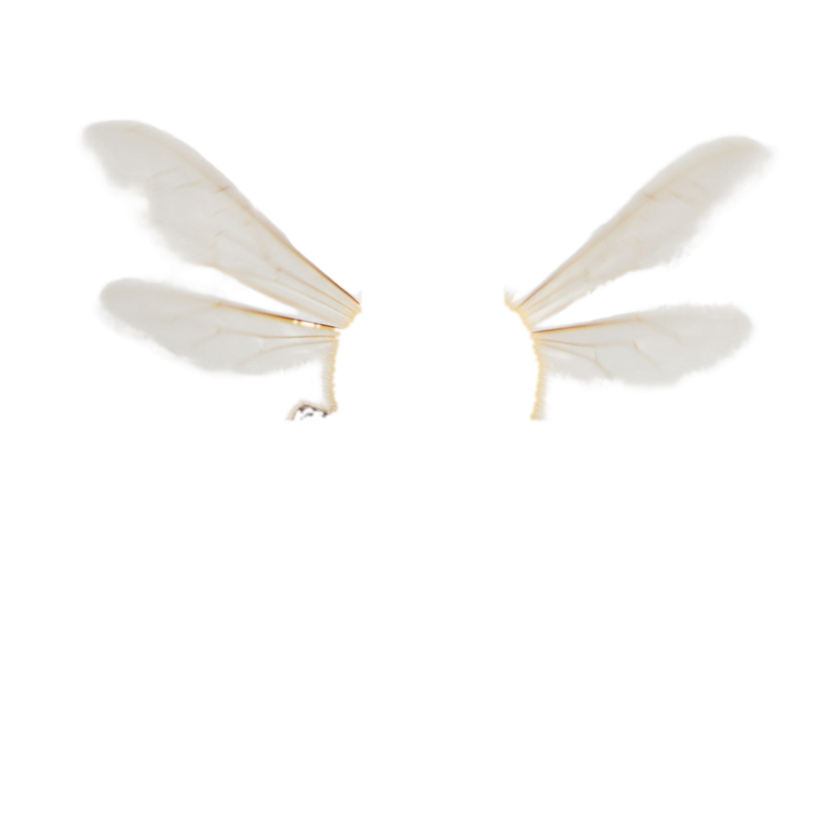
#> input picture projects/bees/assets/bee-front-wings.png, 840 x 840 px, shrunk from 1400 x 1400 before the run, given as the content of the folder ../assets/bee-front-wings.png, which was not available
$ python soften_shadow.py ../assets/bee-front-wings.png 1.0
#> lines starting #> are read from the running program, lines starting #| are printed output that depends on the picture; after the words box and inside, x2 and y2 are one past the last pixel; in counts of white or black regions, pixels touching at a corner belong together; pictures that were not available may be replaced by others from this repository, and a replacement may not be noted
# ظل الـ shadow catcher بـ Cycles بيطلع عريض وغامق (بيبين لطخة رمادية فوق الحقل): منخففه ومنقصّره.
#   .venv/bin/python projects/bees/blender/soften_shadow.py <dir> [strength=0.45]
import sys, glob
import numpy as np
from PIL import Image
k = float(sys.argv[2]) if len(sys.argv) > 2 else 0.45
for p in sorted(glob.glob(sys.argv[1] + '/*.png')):
    a = np.asarray(Image.open(p).convert('RGBA')).astype(np.float32)
    rgb, al = a[..., :3], a[..., 3]
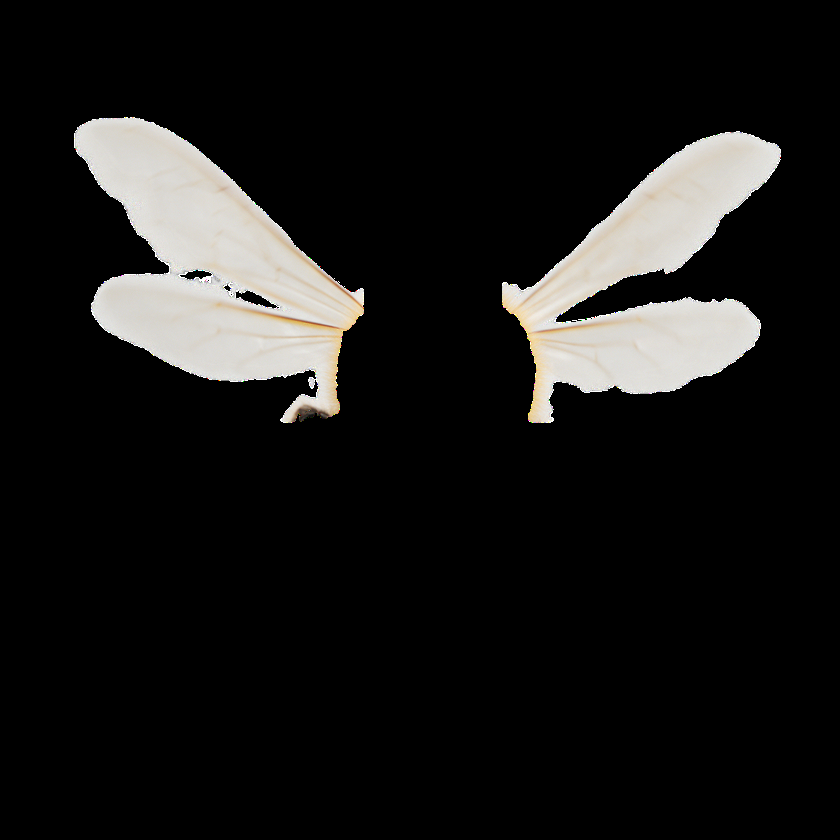
#> rgb: shape (840, 840, 3) float32; mean R, G, B 25.7, 25.1, 24.1
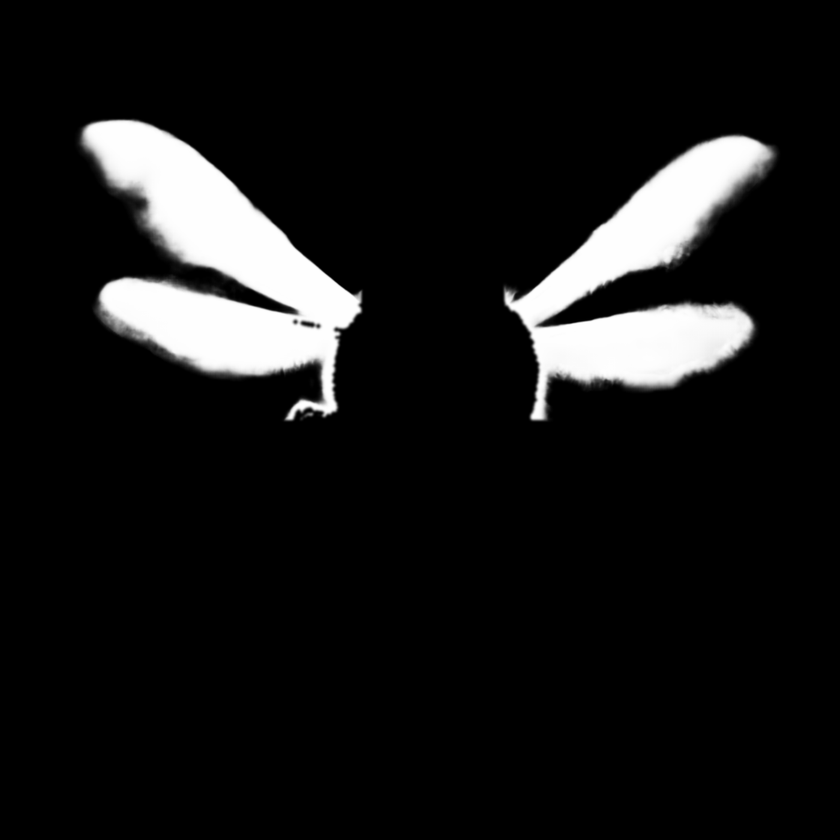
#> al: shape (840, 840) float32; min 0, max 255, mean 23.4
    sh = (rgb.max(-1) < 30) & (al < 250)          # بكسلات الظل: سودا ونص شفافة
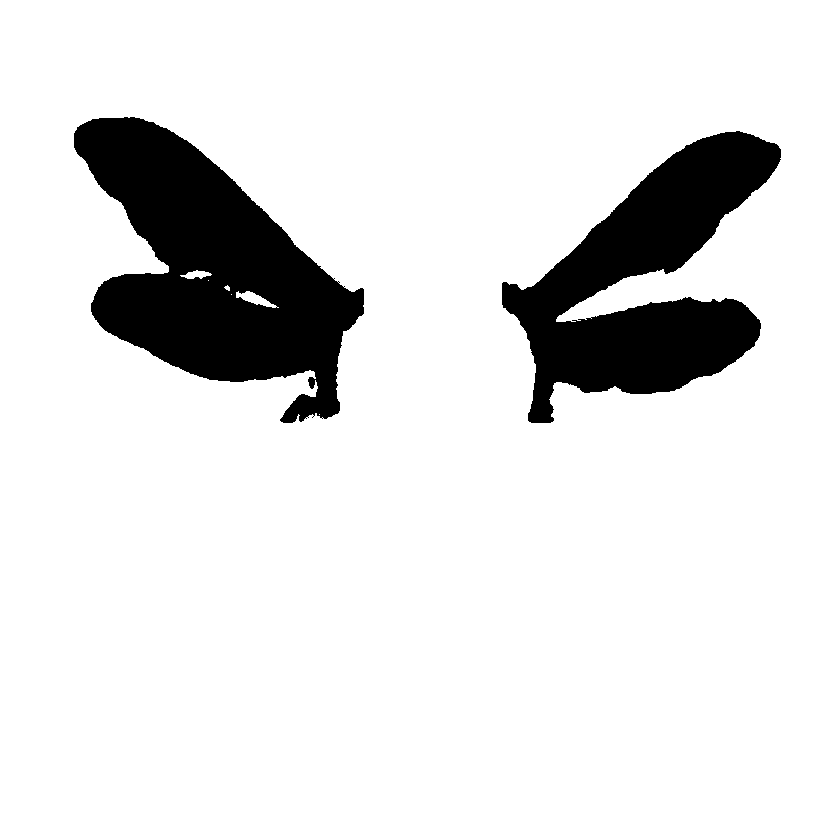
#> sh: shape (840, 840) bool; 88.4% white; 2 black regions, box (x1, y1, x2, y2) and area: (74, 117, 364, 423) 44983, (502, 131, 781, 423) 37201
    a[..., 3] = np.where(sh, al * k, al)
    Image.fromarray(a.clip(0, 255).astype(np.uint8)).save(p)
print('✓', sys.argv[1])

$ run again, on projects/bees/assets/bee-side-body.png
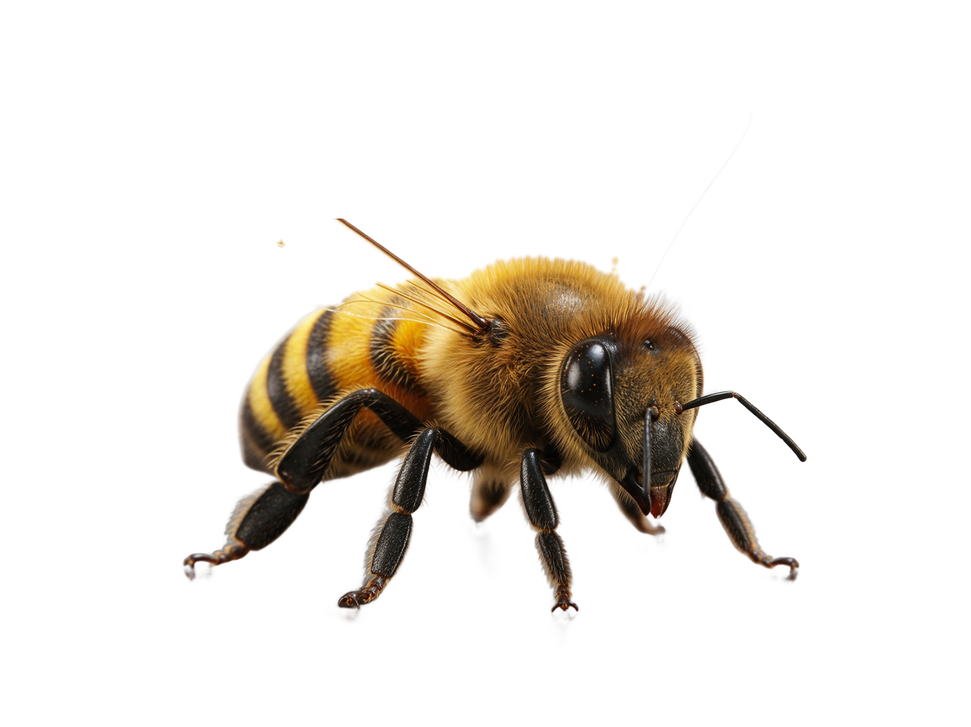
#> input picture projects/bees/assets/bee-side-body.png, 971 x 727 px, shrunk from 1400 x 1048 before the run, given as the content of the folder ../assets/bee-side-body.png, which was not available
#> `rgb, al = a[..., :3], a[..., 3]`:
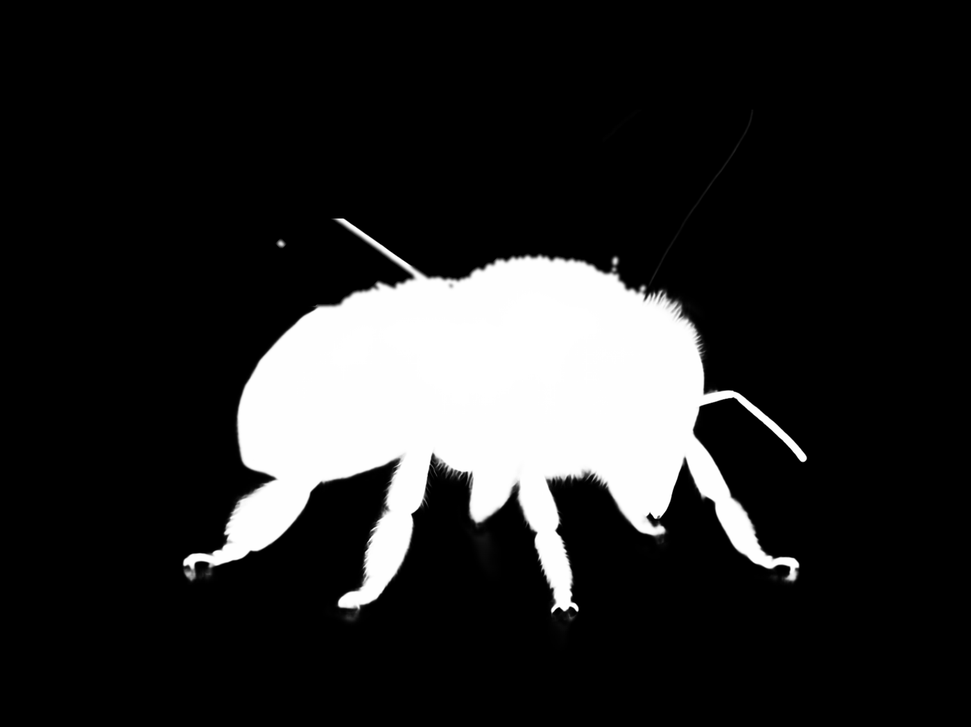
#> al: shape (727, 971) float32; min 0, max 255, mean 38.5
#> `sh = (rgb.max(-1) < 30) & (al < 250)`:
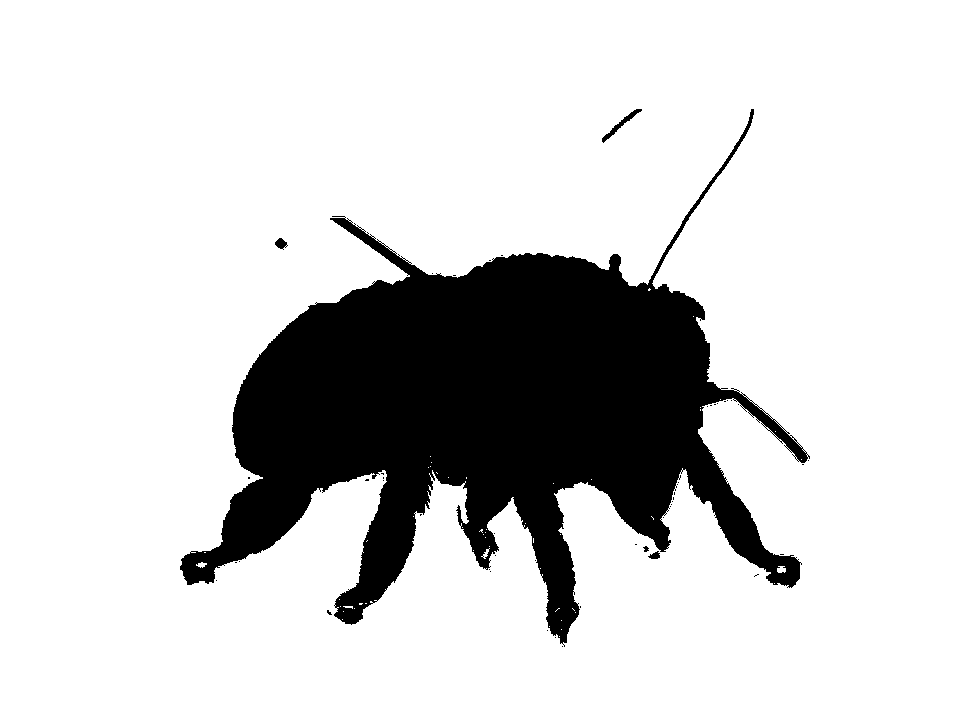
#> sh: shape (727, 971) bool; 82.7% white; 49 black regions (44 under 20 px), largest, box (x1, y1, x2, y2) and area: (180, 109, 810, 647) 121676, (602, 109, 642, 143) 226, (275, 238, 288, 250) 91, (648, 551, 660, 559) 60, (643, 546, 649, 552) 23
